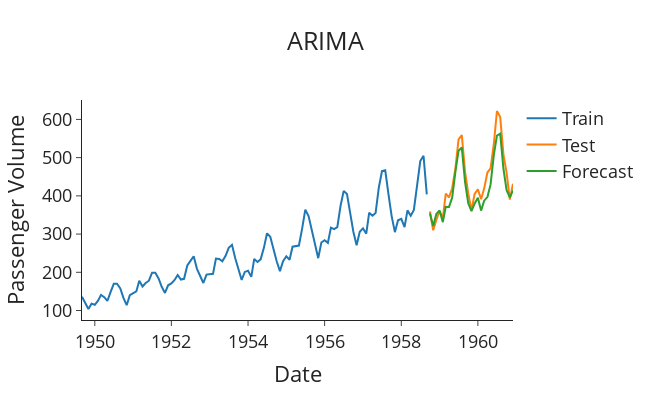

The notebook cell saved with this chart:
### Code cell
# Import packages
import plotly.graph_objects as go

def plot_forecasts(forecasts: list[float], title: str) -> None:
    """Function to plot the forecasts."""
    fig = go.Figure()
    fig.add_trace(go.Scatter(x=train['Month'], y=train['#Passengers'], name='Train'))
    fig.add_trace(go.Scatter(x=test['Month'], y=test['#Passengers'], name='Test'))
    fig.add_trace(go.Scatter(x=test['Month'], y=forecasts, name='Forecast'))
    fig.update_layout(template="simple_white", font=dict(size=18), title_text=title,
                      width=650, title_x=0.5, height=400, xaxis_title='Date',
                      yaxis_title='Passenger Volume')

    return fig.show()


# Plot the forecasts
plot_forecasts(forecasts, 'ARIMA')
